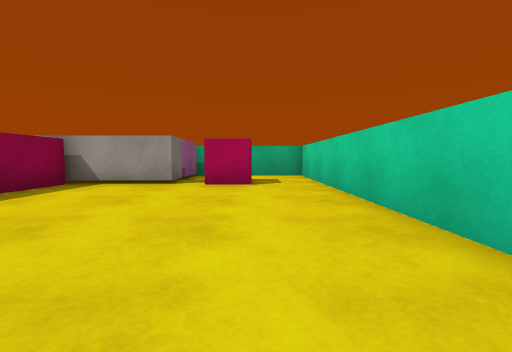
view 1 (above)

13 first-person views from a walk through a Unity game level. The camera is 0.58 m above the floor, tilts 4° down and sees 90° across. The floor is counted in squares, 1 m on a side. Each view is taken from the middle of a square. On the plan, view 1 faces up. The plan holds only what a view shows up to about 9 squares ahead; the rest is blank. The player character is not drawn. Surface patterns are stand-ins for the level's own textures.

view 2
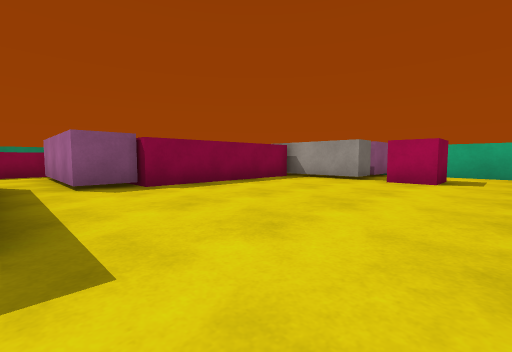

view 3
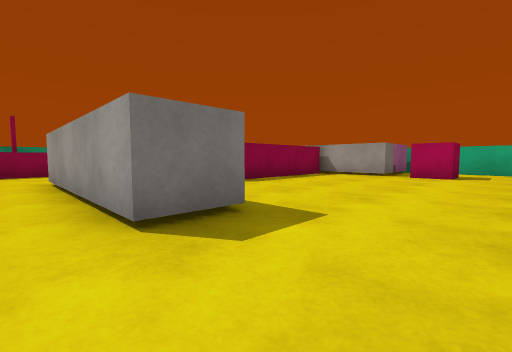

view 4
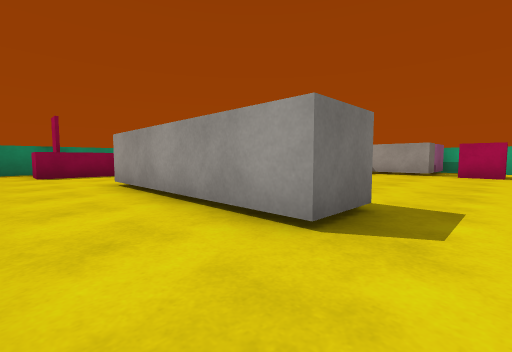

view 5
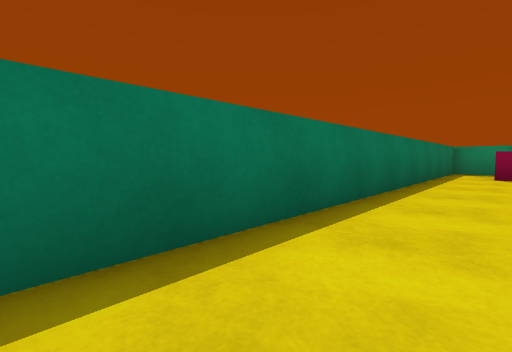

view 6
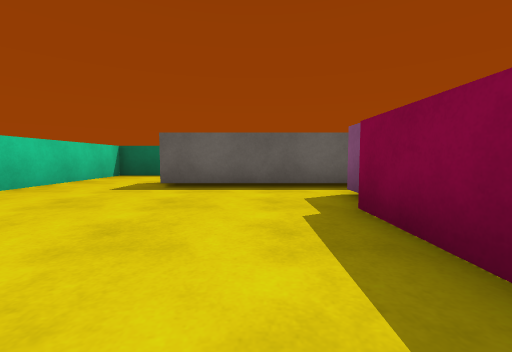

view 7
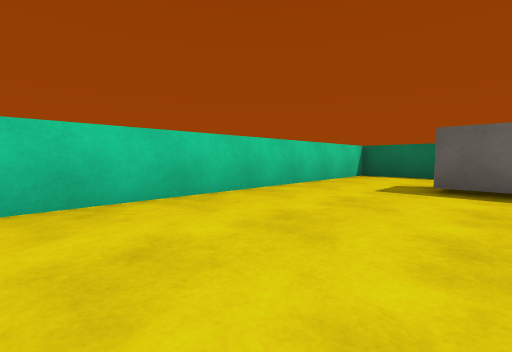

view 8
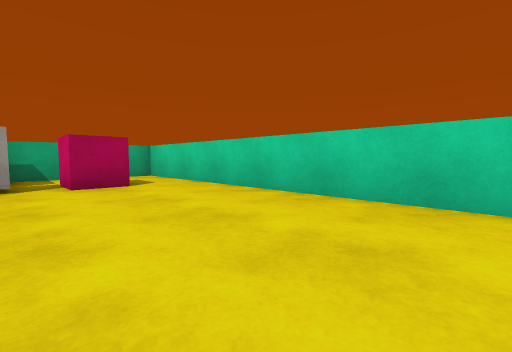

view 9
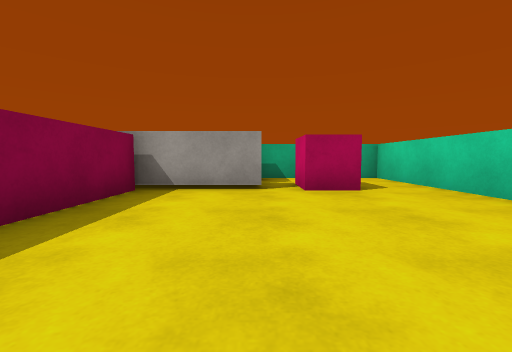

view 10
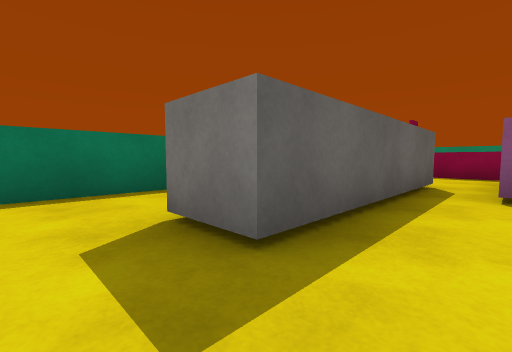

view 11
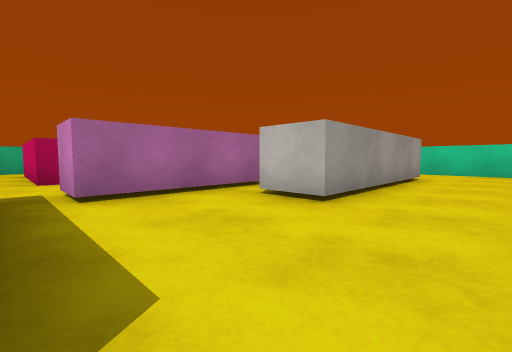

view 12
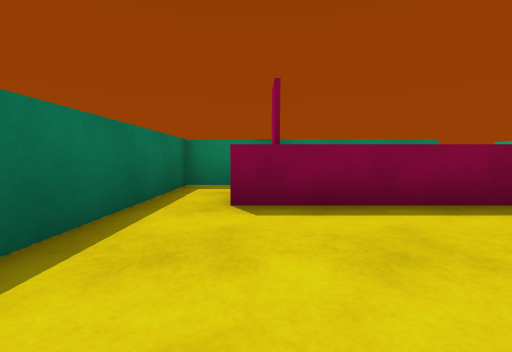

view 13
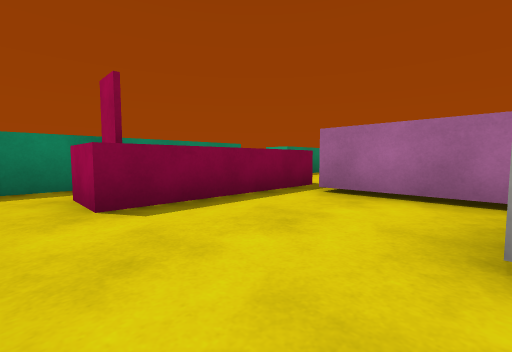

### Floor plan
Key: @ floor where view 1 was taken; # wall or solid block; . floor; ^ raised ledge; C pink cube.
Columns run from 12 left of view 1 to 2 right of it. Each row starts with its distance up from view 1.
  9           #####
  8    #      #...#
  7    #      #...#
  6    #    ###CC.#
  5    #    #.....#
  4     #   #.....#
  3   ..#   #.....#
  2   ...   #.....#
  1    ##  ##.....#
  0    ^####....@.#
 -1  # ^..######..#
 -2  # ^..######..#
 -3 ##^^..........#
 -4 #.............#
 -5 ###############

Where each view was taken, in squares from view 1:
view 1: 0 up, 0 right, facing up
view 2: 1 down, 1 right, facing up-left
view 3: 3 down, 1 right, facing up-left
view 4: 4 down, 0 right, facing up-left
view 5: 3 down, 0 right, facing down-left
view 6: 4 up, 3 left, facing down
view 7: 4 up, 2 left, facing down-right
view 8: 0 up, 2 left, facing up-right
view 9: 1 up, 2 left, facing up
view 10: 0 up, 0 right, facing down-left
view 11: 4 down, 9 left, facing up-right
view 12: 3 down, 6 left, facing left
view 13: 4 down, 6 left, facing up-left
